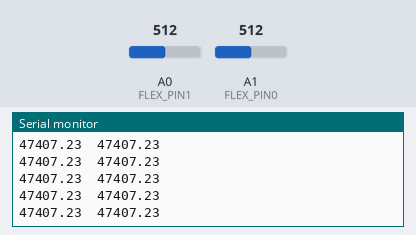
A sketch run on a simulated Arduino Uno, built with avr-gcc and run on an emulated ATmega328P. Parts: the last lines printed to the serial monitor. The test bench sets the inputs (shaded band); at power-on: A1 (FLEX_PIN0) = 512, A0 (FLEX_PIN1) = 512.

Above: at 4.2 s.
4.3 s: A1 (FLEX_PIN0) set to 6
At 5.3 s:
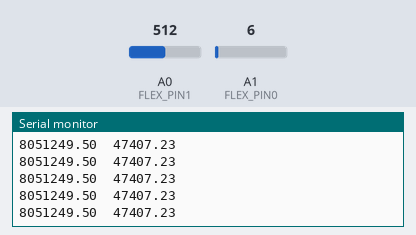
5.8 s: A1 (FLEX_PIN0) set to 3
At 6.9 s:
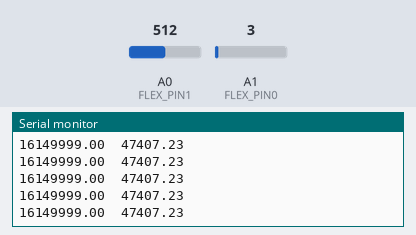
Timing chart, 0 to 8.8 s (numbered marks = the images above; inputs shaded):
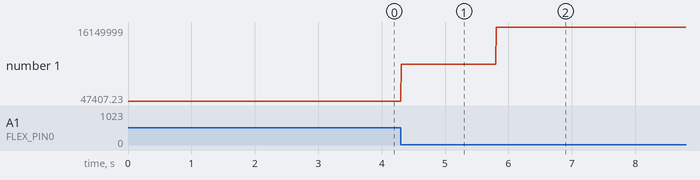

Measured:
- after the input at 4.3 s, the serial monitor: prints a new line at once (image 1)
- after the input at 5.8 s, the serial monitor: prints a new line at once (image 2)
- plotted number 1: 47407.23 → 8051249.5 after the input at 4.3 s, 8051249.5 → 16149999 after the input at 5.8 s

The sketch:

Flex_Sensor_Example.ino
```cpp
/******************************************************************************
Flex_Sensor_Example.ino
Example sketch for SparkFun's flex sensors
  (https://www.sparkfun.com/products/10264)
Jim Lindblom @ SparkFun Electronics
April 28, 2016

Create a voltage divider circuit combining a flex sensor with a 47k resistor.
- The resistor should connect from A0 to GND.
- The flex sensor should connect from A0 to 3.3V
As the resistance of the flex sensor increases (meaning it's being bent), the
voltage at A0 should decrease.

Development environment specifics:
Arduino 1.6.7
******************************************************************************/
const int FLEX_PIN0 = A1; // Pin connected to voltage divider output
const int FLEX_PIN1 = A0; // Pin connected to voltage divider output

// Measure the voltage at 5V and the actual resistance of your
// 47k resistor, and enter them below:
const float VCC = 4.98; // Measured voltage of Ardunio 5V line
const float R_DIV = 47500.0; // Measured resistance of 3.3k resistor

// Upload the code, then try to adjust these values to more
// accurately calculate bend degree.
const float STRAIGHT_RESISTANCE = 37300.0; // resistance when straight
const float BEND_RESISTANCE = 90000.0; // resistance at 90 deg

void setup()
{
  Serial.begin(115200);
  pinMode(FLEX_PIN0, INPUT);
  pinMode(FLEX_PIN1, INPUT);
}

void loop()
{
  // Read the ADC, and calculate voltage and resistance from it
  int flexADC0 = analogRead(FLEX_PIN0);
  float flexV = flexADC0 * VCC / 1023.0;
  float flexR = R_DIV * (VCC / flexV - 1.0);
  //Serial.println("Resistance: " + String(flexR) + " ohms");
  //Serial.println(FLEX_PIN0);
  //Serial.println(FLEX_PIN1);
  Serial.print(flexR);Serial.print('\t');

  float flexADC1 = analogRead(FLEX_PIN1);
  flexV = flexADC1 * VCC / 1023.0;
  flexR = R_DIV * (VCC / flexV - 1.0);
  //Serial.println("Resistance: " + String(flexR) + " ohms");
  Serial.println(String(flexR));

  // Use the calculated resistance to estimate the sensor's
  // bend angle:
  float angle = map(flexR, STRAIGHT_RESISTANCE, BEND_RESISTANCE,
                   0, 90.0);
  //Serial.println("Bend: " + String(angle) + " degrees");
  //Serial.println();

  delay(10);
}
```
